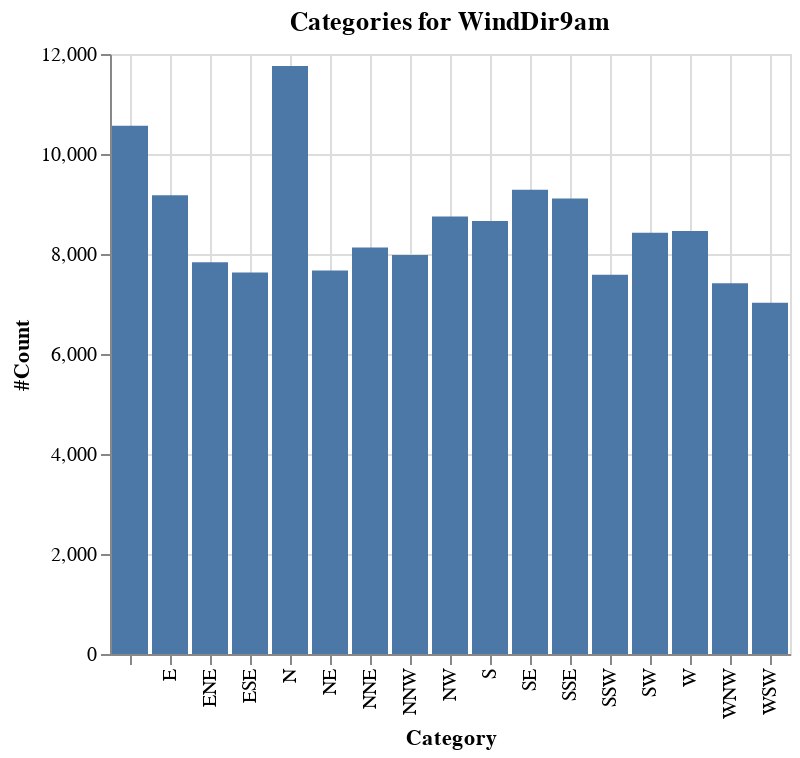

Notebook code cell kept with this figure:
### Code cell
%chart x=DistinctValue, y=DistinctValueCount, title="Categories for WindDir9am", labelx=Category, labely=#Count

### Figure 1 — Vega-Lite specification as saved in the notebook (floating-point values rounded to 4 significant figures)
{"$schema": "https://vega.github.io/schema/vega-lite/v3.json", "data": {"format": {"type": "csv"}, "values": "\"ColumnName\",\"DistinctValue\",\"DistinctValueCount\"\n\"WindDir9am\",\"\",\"10566\"\n\"WindDir9am\",\"NNW\",\"7980\"\n\"WindDir9am\",\"ENE\",\"7836\"\n\"WindDir9am\",\"ESE\",\"7629\"\n\"WindDir9am\",\"E\",\"9176\"\n\"WindDir9am\",\"S\",\"8659\"\n\"WindDir9am\",\"NNE\",\"8129\"\n\"WindDir9am\",\"SSW\",\"7587\"\n\"WindDir9am\",\"N\",\"11758\"\n\"WindDir9am\",\"SW\",\"8423\"\n\"WindDir9am\",\"SE\",\"9287\"\n\"WindDir9am\",\"W\",\"8459\"\n\"WindDir9am\",\"NE\",\"7671\"\n\"WindDir9am\",\"SSE\",\"9112\"\n\"WindDir9am\",\"WSW\",\"7024\"\n\"WindDir9am\",\"NW\",\"8749\"\n\"WindDir9am\",\"WNW\",\"7414\"\n"}, "encoding": {"x": {"axis": {"grid": true, "title": "Category"}, "field": "DistinctValue", "type": "nominal"}, "y": {"axis": {"grid": true, "title": "#Count"}, "field": "DistinctValueCount", "type": "quantitative"}}, "mark": {"color": "#4C78A8", "type": "bar"}, "title": "Categories for WindDir9am"}
